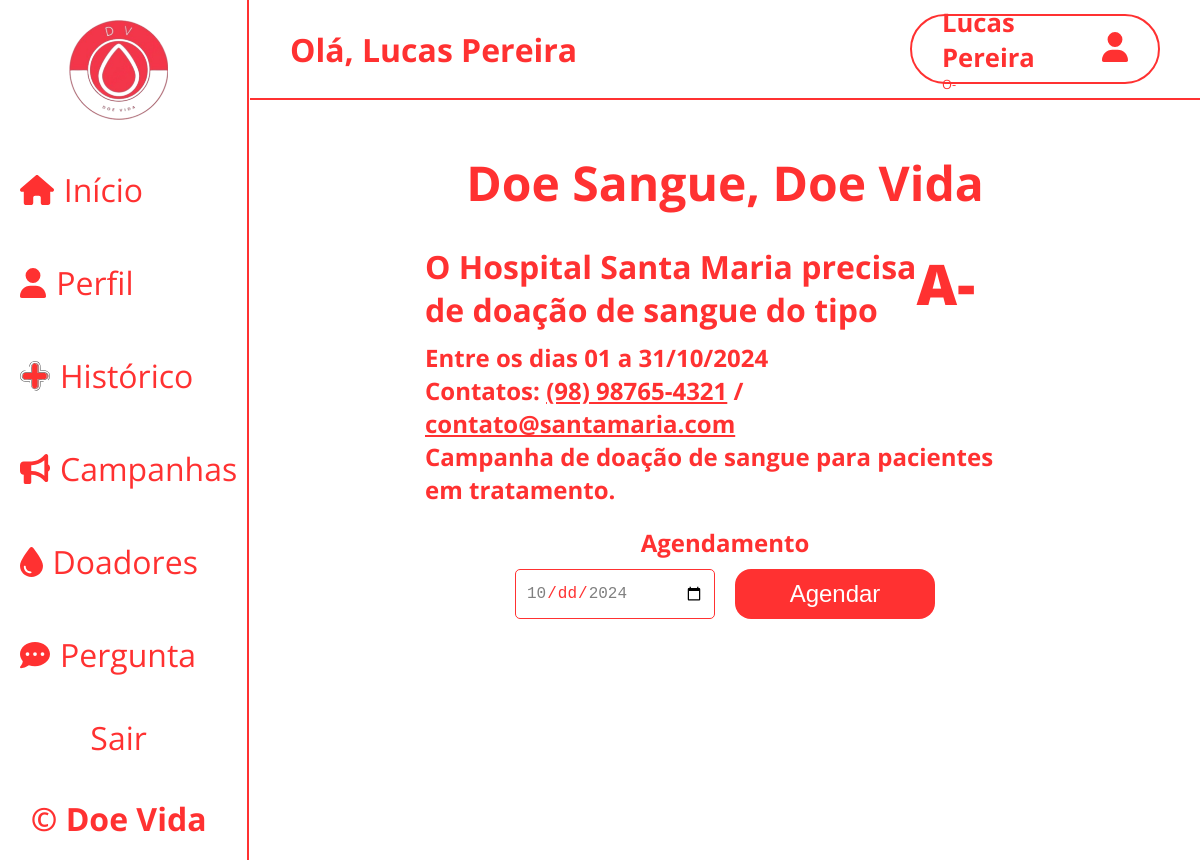
/views/mostrarCampanha.php?id=2 (signed in), run on the app's committed database.
### tables this page shows
CREATE TABLE campanhas_de_doacoes (
    id_campanhas INT PRIMARY KEY AUTO_INCREMENT,
    hospital VARCHAR(255) NOT NULL,
    nome_campanha VARCHAR(255) NOT NULL,
    descricao TEXT NOT NULL,
    data_inicio DATE NOT NULL,
    data_fim DATE NOT NULL,
    email VARCHAR(255) NOT NULL,
    telefone VARCHAR(255) NOT NULL, 
    tipo_sanguineo ENUM('A+', 'B+', 'AB+', 'O+', 'A-', 'B-', 'AB-', 'O-') NOT NULL,
    imagem_campanha LONGBLOB,
    id_clinica INT,
    FOREIGN KEY (id_clinica) REFERENCES clinicas(id_clinica)
);

### models/campanhas_doacoes.php (called while the page is built, shortened)
<?php
class Campanhas
{
    static function mostrarCampanhaId($id_campanhas)
    {
        try {
            $conn = Conexao::conectar();
            $sql = 'SELECT * FROM campanhas_de_doacoes WHERE id_campanhas = :id';
            $stmt = $conn->prepare($sql);
            $stmt->bindValue(':id', $id_campanhas);
            $stmt->execute();
            $resultado = $stmt->fetch();
            return $resultado;
        } catch (PDOException $erro) {
            echo $erro->getMessage();
        }
    }
}

### views/mostrarCampanha.php (the view, shortened to what this page needs)
<?php
require_once $_SERVER['DOCUMENT_ROOT'] . '/doa_vida/views/__cabecalho.php';
require_once $_SERVER['DOCUMENT_ROOT'] . '/doa_vida/models/campanhas_doacoes.php';
$id_campanhas = $_GET['id'];
$mostar_campanha = Campanhas::mostrarCampanhaId($id_campanhas);
?>
<main id="conteudo-mostrarCampanha">
  <div id="cabecalho_addCampanhas">
    <h1 class="title_campanhas"><?= htmlspecialchars($mostar_campanha['nome_campanha']) ?></h1>
  </div>
  <div id="div_mostrarCampanha">
    <div id="main-campanha">
      <h1 class="nome_hospital">O <?= htmlspecialchars($mostar_campanha['hospital']) ?> precisa de doação de sangue do tipo</h1>
      <span class="tipo_sanguineoCampanha"><?= htmlspecialchars($mostar_campanha['tipo_sanguineo']) ?></span>
    </div>
    <p class="paragrafo_campanha">Entre os dias <?= date_format(date_create(htmlspecialchars($mostar_campanha['data_inicio'])), 'd')  ?> a <?= date_format(date_create(htmlspecialchars($mostar_campanha['data_fim'])), 'd/m/Y') ?></p>
    <p class="paragrafo_campanha">
      Contatos:
      <a href="#" id="telefone-link"><?= htmlspecialchars($mostar_campanha['telefone']) ?></a>
      /
      <a href="mailto:<?= htmlspecialchars($mostar_campanha['email']) ?>"><?= htmlspecialchars($mostar_campanha['email']) ?></a>
    </p>
    <p class="paragrafo_campanha"><?= htmlspecialchars($mostar_campanha['descricao']) ?></p>
    <form action="/doa_vida/controllers/agendamento_controller.php" method="post" id="form_agendamento">
      <label for="data_fim">Agendamento</label>
      <div class="inputs_grupo">
        <input required type="date" name="data_agendamento" min="<?= $mostar_campanha['data_inicio'] ?>" max="<?= $mostar_campanha['data_fim'] ?>" class="input_agendamento">
        <input type="submit" value="Agendar" class="input_agendamento btn_agendamento">
      </div>
    </form>
  </div>
</main>
</main>
</body>
</html>

### css/style.css (style rules this page uses)
* { box-sizing: border-box; padding: 0px; margin: 0px; }
:root { --cor-vermelha: #ff3131; --cor-vermelho-escuro: #8a1313; --cor-preta: black; --cor-branca: white; --cor-cinza-escuro: rgb(63, 63, 63); --cor-cinza-claro: #aaa; --font-open-sans: "Open Sans", sans-serif; }
body, html { max-width: 100vw; height: 100vh; }
#conteudo-campanhas, #conteudo-mostrarCampanha { max-width: 100vw; max-height: 100%; }
#cabecalho_addCampanhas { max-width: 100%; display: flex; justify-content: space-between; align-items: center; margin: 70px 0px 20px 0px; padding: 0px 30px; }
#conteudo-mostrarCampanha > #cabecalho_addCampanhas { justify-content: center; }
.title_campanhas { text-align: center; font-size: 3rem; font-family: var(--font-open-sans); color: var(--cor-vermelha); }
#input-tipoSanguineo, .input_agendamento { border: 1px solid var(--cor-vermelha); border-radius: 5px; font-size: 1rem; padding: 10px; color: var(--cor-vermelha); }
.btn-cadastarCampanha, .btn_agendamento { background-color: var(--cor-vermelha); color: var(--cor-branca); text-decoration: none; font-size: 1.5rem; padding: 10px; border: none; border-radius: 32px; cursor: pointer; transition: background-color 0.3s; width: 150px; height: 50px; }
#conteudo-mostrarCampanha { display: flex; flex-direction: column; justify-content: center; align-items: center; }
#div_mostrarCampanha { max-width: 600px; display: flex; flex-direction: column; align-items: flex-start; font-family: var(--font-open-sans); color: var(--cor-vermelha); font-weight: bold; }
#main-campanha { display: flex; max-width: 550px; margin: 10px 0px; }
.nome_hospital { font-size: 2rem; }
.tipo_sanguineoCampanha { font-size: 3.5rem; font-weight: bolder; }
.paragrafo_campanha, #form_agendamento { font-size: 1.5rem; }
.paragrafo_campanha > a, .input_agendamento { color: var(--cor-vermelha); }
#form_agendamento { width: 100%; display: flex; flex-direction: column; align-items: center; margin-top: 20px; gap: 10px; }
.inputs_grupo { width: 100%; display: flex; justify-content: center; gap: 20px; }
.input_agendamento { width: 200px; }
.btn_agendamento { color: var(--cor-branca); border-radius: 16px; }

### data on the page
campanhas_de_doacoes: nome_campanha "Doe Sangue, Doe Vida", hospital "Hospital Santa Maria", tipo_sanguineo "A-", data_inicio "01", data_fim "31/10/2024", email "contato@santamaria.com", descricao "Campanha de doação de sangue para pacientes em tratamento."

### other printed values
$_SESSION['nome_doador'] "Lucas Pereira"
$_SESSION['tipo_sanguineo'] "O-"
